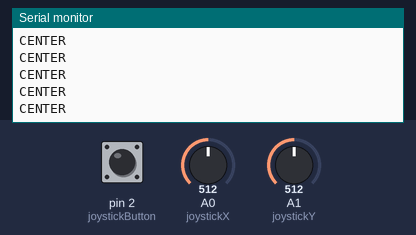
A sketch run on a simulated Arduino Uno, built with avr-gcc and run on an emulated ATmega328P. On the bench: the last lines printed to the serial monitor. The test bench sets the inputs (shaded band); at power-on: A0 (joystickX) = 512, A1 (joystickY) = 512, pin 2 (joystickButton) HIGH.

Above: at 1.2 s.
1.3 s: A0 (joystickX) set to 791
2.8 s: A0 (joystickX) set to 809
At 2.96 s:
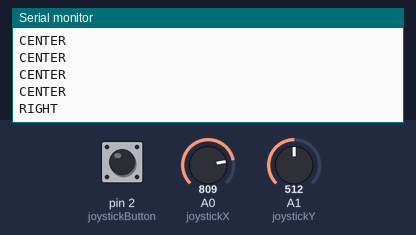
4.7 s: A1 (joystickY) set to 791
At 4.76 s:
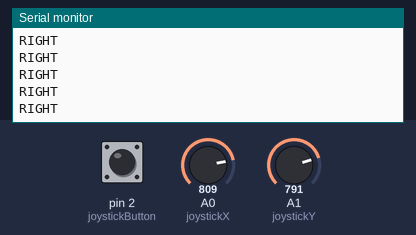
6.2 s: A1 (joystickY) set to 808
At 6.37 s:
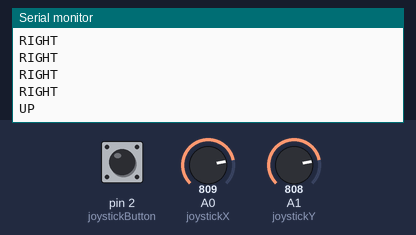

The sketch:

master.ino
```cpp
// Joystick pins
const int joystickX = A0;
const int joystickY = A1;
const int joystickButton = 2; // Button pin

void setup() {
  Serial.begin(9600); // Start hardware Serial for HC-05 communication
  pinMode(joystickX, INPUT);
  pinMode(joystickY, INPUT);
  pinMode(joystickButton, INPUT_PULLUP); // Use pull-up resistor for button
  Serial.println("Master ready.");
}

void loop() {
  int xValue = analogRead(joystickX);
  int yValue = analogRead(joystickY);
  bool buttonPressed = !digitalRead(joystickButton); // Inverted logic due to pull-up
  String direction = "";

  // Determine direction
  if (yValue > 800) direction = "UP";
  else if (yValue < 200) direction = "DOWN";
  else if (xValue > 800) direction = "RIGHT";
  else if (xValue < 200) direction = "LEFT";
  else direction = "CENTER";

  // Add button status to the output
  if (buttonPressed) {
    direction += " + BUTTON";
  }

  // Send direction over Bluetooth
  Serial.println(direction);
  delay(200); // Adjust delay as needed
}
```

Measured:
- the behaviour switches between 800 and 801 on A0 (joystickX) (found by bisection; images 0 and 1)
- the behaviour switches between 800 and 801 on A1 (joystickY) (found by bisection; images 2 and 3)
- after the input at 2.8 s, the serial monitor: prints a new line at once (image 1)
- after the input at 6.2 s, the serial monitor: prints a new line at once (image 3)
